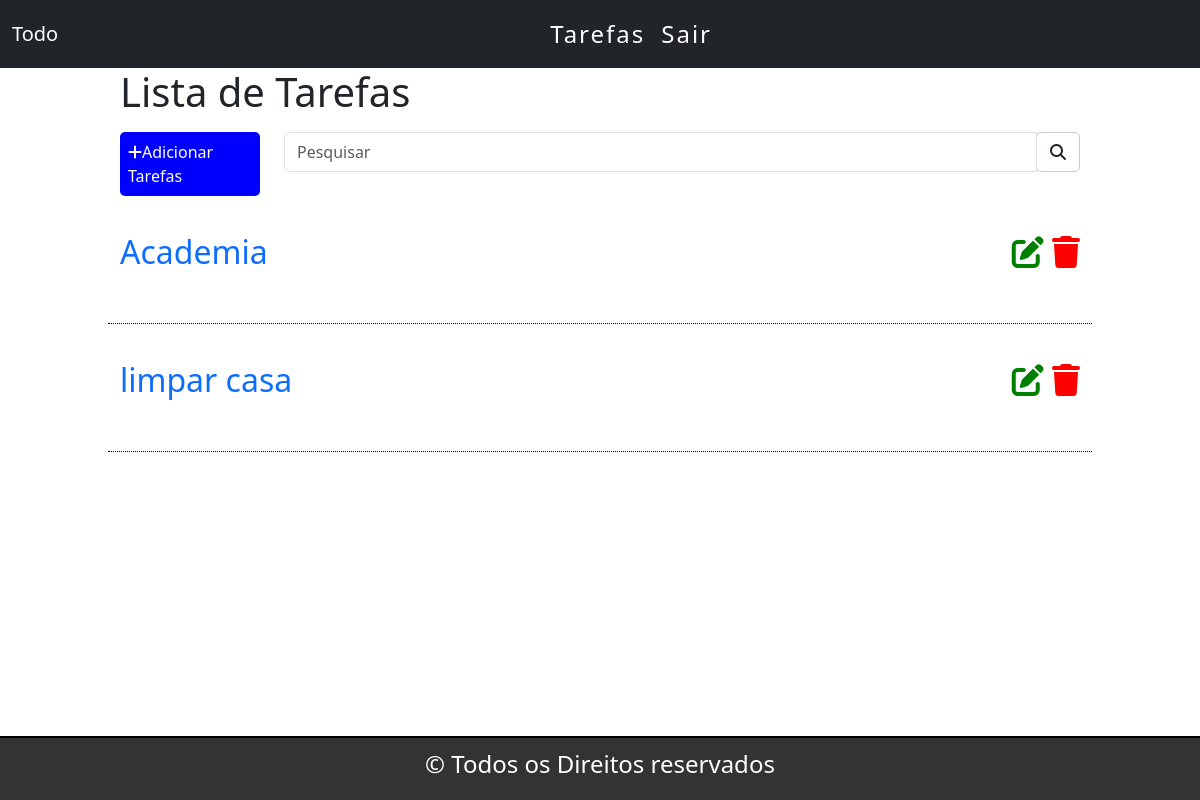
The page / (signed in) on the database as committed earlier.
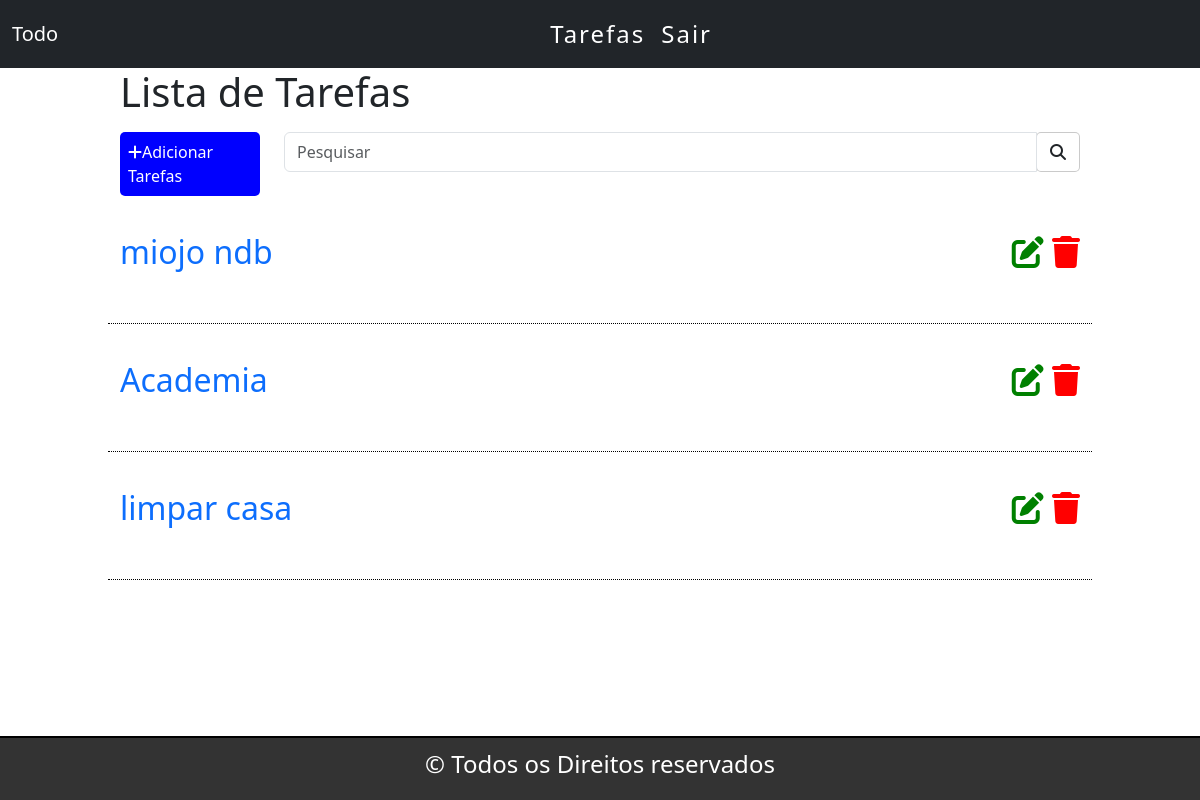
The same page on the database as committed later.
### tarefas/models.py (models this page shows, shortened)
class Tarefas(models.Model):
    titulo = models.CharField(max_length=255)
    descricao = models.TextField()
    usuario = models.ForeignKey(get_user_model(), on_delete=models.CASCADE)
    created_at = models.DateTimeField(auto_now_add=True)
    update_at = models.DateTimeField(auto_now=True)

### tarefas/views.py (the view)
# urls.py: path('', views.listaTarefa, name='lista-tarefa'),
@login_required
def listaTarefa(request):
    tarefas_list = Tarefas.objects.all().order_by('-created_at').filter(usuario=request.user)
    search = request.GET.get('search')
    if search:
        tarefas = Tarefas.objects.filter(titulo__icontains=search, usuario=request.user)
        return render(request, 'tarefas/list.html', {'tarefas': tarefas})
    else:
        return render(request, 'tarefas/list.html', {'tarefas': tarefas_list})

### templates/tarefas/list.html (shortened to what this page needs)
{% extends 'base.html' %}
{% block content %}
<div class="list-div">
  <h1>Lista de Tarefas</h1>
  <div class="row barra">
    <div class="col-sm-2">
      <a id="add-button" href="novaTarefa/">
      <div class="add-div">
        <i class="fa fa-plus"></i>Adicionar Tarefas
      </div>
      </a>
    </div>
    <div class="col-sm-10">
      <form method="get" id="search-form">
        <div class="input-group">
          <input type="text" class="form-control" placeholder="Pesquisar" name="search" value="{{request.GET.search}}">
          <div class="input-group-btn">
            <button class="btn btn-default" id="search-btn" type="submit">
              <i class="fa fa-search"></i>
            </button>
          </div>
        </div>
      </form>
    </div>
  </div>
  {% for tarefa in tarefas %}
  <div class="row item">
    <div class="col-sm-10">
      <span><a class="link" href="/tarefa/{{tarefa.id}}">{{tarefa.titulo}}</a></span>
    </div>
    <div class="col-sm-2 icones ">
        <a href="edit/{{tarefa.id}}"><span><i class="fa fa-edit"></i></span></a>
        <a href="delete/{{tarefa.id}}" class="delete-btn" ><span><i class="fa fa-trash"></i></span></a>
    </div>
  </div>
  {% endfor %}
</div>
{% endblock %}

### templates/base.html (shortened to what this page needs)
{% load static %}
<!DOCTYPE html>
<html lang="pt-br">
<head>
  <link href="https://cdn.jsdelivr.net/npm/bootstrap@5.3.3/dist/css/bootstrap.min.css" rel="stylesheet">
  <link rel="stylesheet" href="https://cdnjs.cloudflare.com/ajax/libs/font-awesome/6.5.0/css/all.min.css">
  <link rel="stylesheet" href="{% static 'css/style.css' %}">
</head>
<body>
  <header>
    <nav class="navbar navbar-expand-sm navbar-dark bg-dark">
      <div class="container-fluid">
        <a class="navbar-brand" href="/">Todo</a>
        <div class="collapse navbar-collapse" id="mynavbar">
          <ul class="navbar-nav me-auto">
            {% if user.is_authenticated %}
            <li class="nav-item">
              <a class="nav-link" href="/">Tarefas</a>
            </li>
            {% endif %}
            {% if user.is_authenticated %}
            <li class="nav-item">
              <form action="{% url 'logout' %}" method="post">
                <button class="nav-link active" type="submit">Sair</button>
              </form>
            </li>
            {% endif %}
          </ul>
        </div>
      </div>
    </nav>
  </header>
  <main>
    {% block content %}
    {% endblock %}
  </main>
  <footer class="fixed-bottom">
    <h4>&copy; Todos os Direitos reservados</h4>
  </footer>
</body>
</html>

### tarefas/static/css/style.css (style rules this page uses)
body { background-color: white; margin: 0 !important; padding: 0 !important; }
.navbar { background-color: #333; border-bottom: 1px xolid black !important; }
.navbar-nav { margin: auto !important; }
.nav-link { color: white !important; font-size: 1.5em !important; letter-spacing: 2px !important; }
.list-div { margin-left: 10% !important; margin-right: 10% !important; }
.add-div { background-color: blue !important; color: white !important; border-radius: 5px !important; padding: 0.5em !important; }
#add-button { text-decoration: none !important; padding: 0 !important; }
.barra { margin-top: 1em !important; }
.input-group-btn { border: 1px solid rgba(0,0,0,0.206) !important; border-radius: 5px !important; background-color: white; }
.item { border-bottom: 1px dotted black !important; height: 3em !important; font-size: 2em !important; margin-top: 1em !important; }
.icones { text-align: end !important; }
.fa.fa-edit { color: green !important; }
.fa.fa-trash { color: red !important; }
.link { text-decoration: none !important; }
footer { background-color: #333 !important; border-top: 2px solid black !important; color: white !important; text-align: center !important; padding: 0.8em !important; }

Rows that differ between the two databases and show on the page:
added Tarefas: titulo "miojo ndb"
